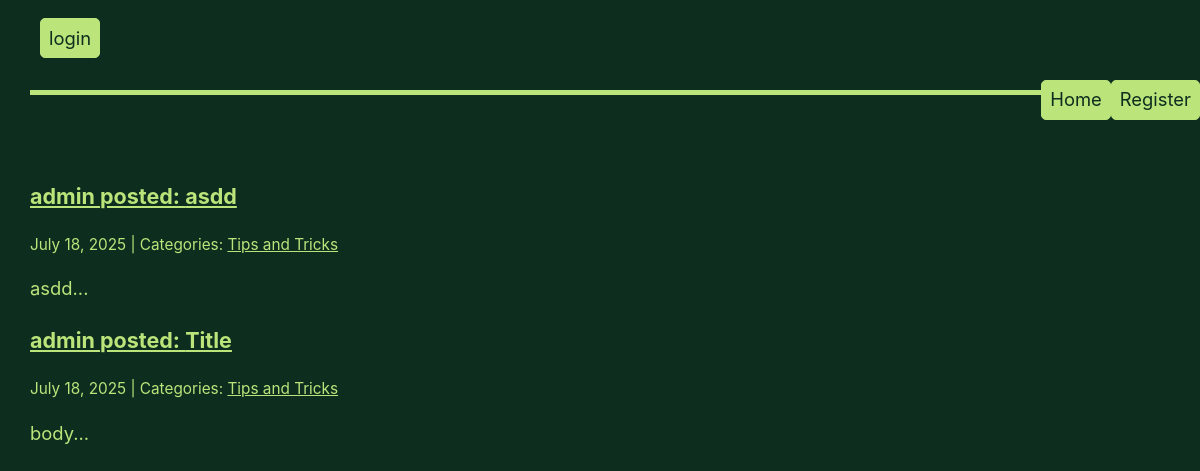
Page /category/Tips and Tricks/ on the earlier database version.
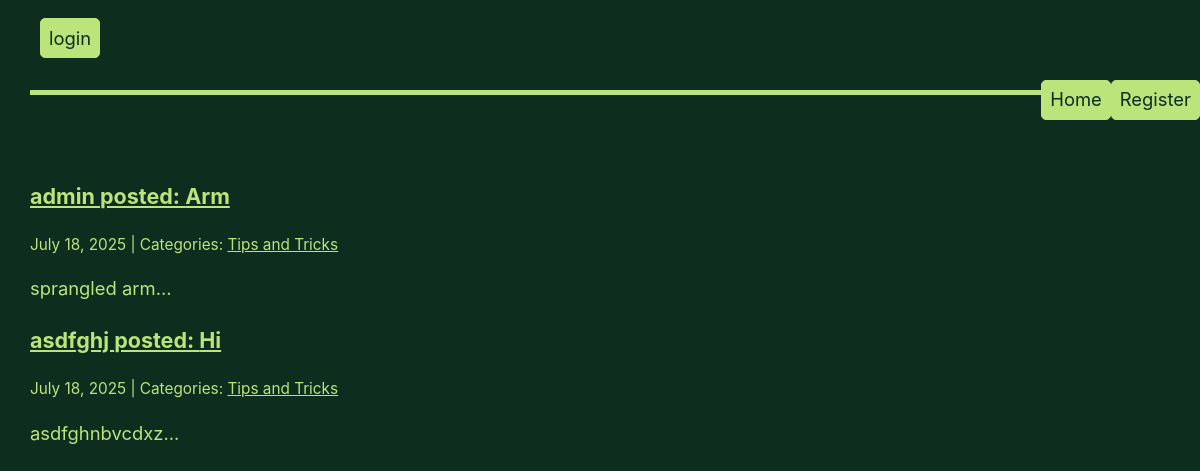
Same page on the later database version.
### app/models.py (models this page shows, shortened)
class Post(models.Model):
    author = models.CharField(max_length=100, default='admin')
    title = models.CharField(max_length=255)
    image = models.ImageField(null=True, blank=True, upload_to="media/")
    body = models.TextField()
    created_on = models.DateTimeField(auto_now_add=True)
    last_modified = models.DateTimeField(auto_now=True)
    categories = models.ManyToManyField("Category", related_name="posts")

class Category(models.Model):
    name = models.CharField(max_length=30)
    class Meta:
        verbose_name_plural = "categories"

### app/views.py (the view)
# urls.py: path("category/<category>/", views.category, name="category"),
def category(request, category):
    posts = Post.objects.filter(
        categories__name__contains=category
    ).order_by("-created_on")
    context = {
        "category": category,
        "posts": posts,
    }
    return render(request, "app/category.html", context)

### app/templates/app/category.html (shortened to what this page needs)
{% extends "app/index.html" %}

### app/templates/app/index.html (shortened to what this page needs)
{% extends "base.html" %}
{% block page_content %}
    {% block posts %}
        {% for post in posts %}
        <div class="post">
            <h3><a href="{% url 'post_detail' post.pk %}">{{ post.author }} posted: {{ post.title }}</a></h3>
            <small>
                {{ post.created_on.date }} | Categories:
                {% for category in post.categories.all %}
                    <a href="{% url 'category' category.name %}">
                        {{ category.name }}
                    </a>
                {% endfor %}
            </small>
            <p>{{ post.body | slice:":400" }}...</p>
          </div>
        {% endfor %}
    {% endblock posts %}
{% endblock page_content %}

Differences in the rows shown:
removed Post: author "admin", title "asdd", created_on "July 18, 2025", body "asdd", Category (name "Tips and Tricks")
removed Post: author "admin", title "Title", created_on "July 18, 2025", body "body", Category (name "Tips and Tricks")
added Post: author "admin", title "Arm", created_on "July 18, 2025", body "sprangled arm", Category (name "Tips and Tricks")
added Post: author "asdfghj", title "Hi", created_on "July 18, 2025", body "asdfghnbvcdxz", Category (name "Tips and Tricks")
